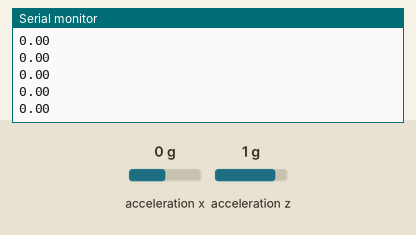
Simulated run of this sketch. Board: Arduino Uno, built with avr-gcc and run on an emulated ATmega328P. Parts: the last lines printed to the serial monitor. The inputs (shaded band) are chosen by the test bench; at power-on: acceleration z 1 g, acceleration x 0 g.

Above: at 1.2 s.
1.3 s: acceleration z set to 0 g
At 1.42 s:
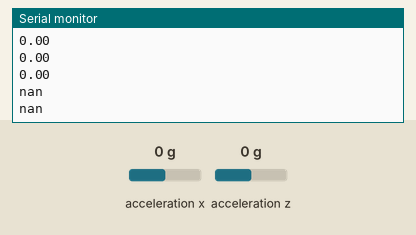
3.2 s: acceleration x set to -1.4 g
At 3.22 s:
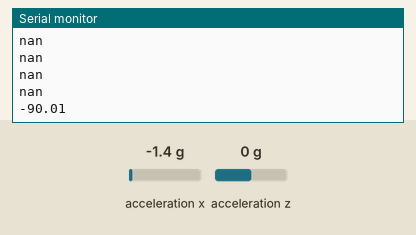
4.7 s: acceleration x set to 0.8 g
At 4.74 s:
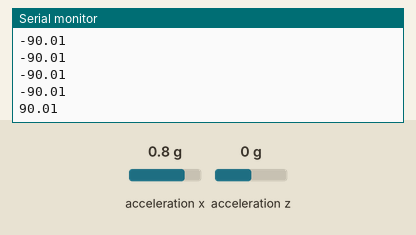
Timing chart, 0 to 7.7 s (numbered marks = the images above; inputs shaded):
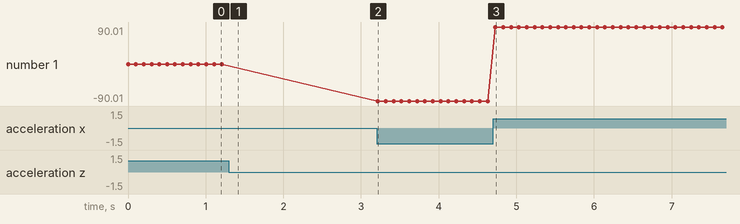

The sketch:

sensor_read_example.ino
```cpp
#include <MPU6050.h>  // install this from the library manager (MPU-6050 by Electric cats)
#include "math.h"     // include this library for the atan() function
// #include "I2CDev.h"

MPU6050 mpu;              // "mpu" is our sensor object of the type MPU6050
float accX, accZ, angle;  // global variables for storing the accelerometer readings and angle

void setup() {
  // put your setup code here, to run once:
  mpu.initialize();       // turn on the accel/gyro
  Serial.begin(9600);     // start serial communication
}

void loop() {
  accX = mpu.getAccelerationX();  // read the X acceleration
  accZ = mpu.getAccelerationZ();  // read the Z acceleration
  angle = 57.3*atan(accX/accZ);   // compute the angle of the sensor
  Serial.println(angle);          // print out the angle on serial monitor
  delay(100);
}
```

Measured:
- after the input at 1.3 s, the serial monitor: prints a new line at once (image 1)
- after the input at 3.2 s, the serial monitor: prints a new line at once (image 2)
- after the input at 4.7 s, the serial monitor: prints a new line at once (image 3)
- plotted number 1: 0 → -90.01 after the input at 3.2 s, -90.01 → 90.01 after the input at 4.7 s
